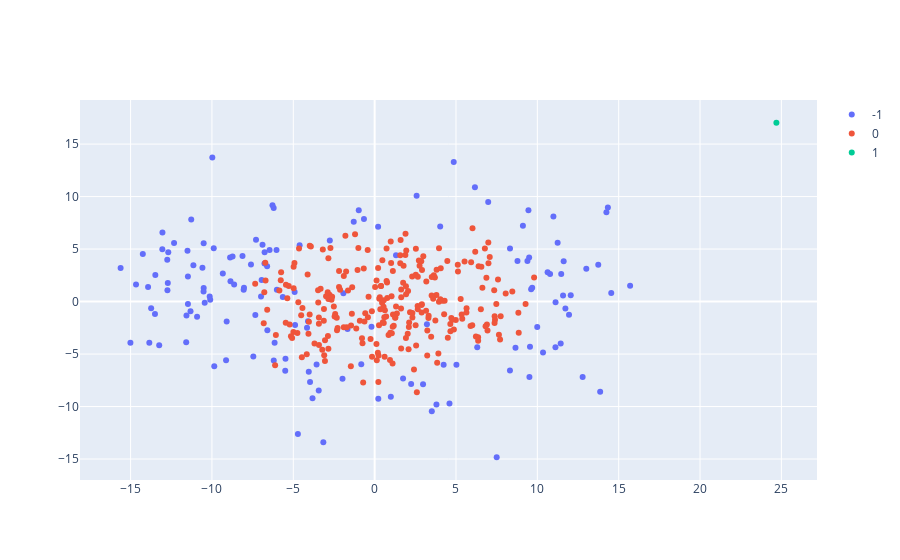

The cell this chart's notebook holds for it:
### Code cell
pca2 = PCA(n_components=ncomps, whiten=False,svd_solver='randomized')
featd= pca2.fit_transform(dist_store)
bandwidth = estimate_bandwidth(featd, quantile=0.25)

ms = MeanShift(bandwidth=bandwidth, bin_seeding=False, cluster_all=False, min_bin_freq=35)
ms.fit(featd)
labelsf = ms.labels_
labelf_select = {y:[x for x in range(len(labelsf)) if labelsf[x] == y] for y in sorted(list(set(labelsf)))}


fig= [go.Scatter(
    x= featd[labelf_select[i],0],
    y= featd[labelf_select[i],1],
    mode= 'markers',
    name= str(i)
) for i in labelf_select.keys()]

layout= go.Layout()

Figure= go.Figure(data= fig, layout= layout)

iplot(Figure)

### Figure 1 — Plotly figure (JSON) as saved in the notebook; plotly's stock layout.template omitted (floating-point values rounded to 4 significant figures; data arrays with more than 128 entries replaced by an {"elided": "..."} marker saying what was removed)
{"data": [{"mode": "markers", "name": "-1", "type": "scatter", "x": {"elided": "143 float values"}, "y": {"elided": "143 float values"}}, {"mode": "markers", "name": "0", "type": "scatter", "x": {"elided": "256 float values"}, "y": {"elided": "256 float values"}}, {"mode": "markers", "name": "1", "type": "scatter", "x": [24.69], "y": [17.03]}], "layout": {}}
